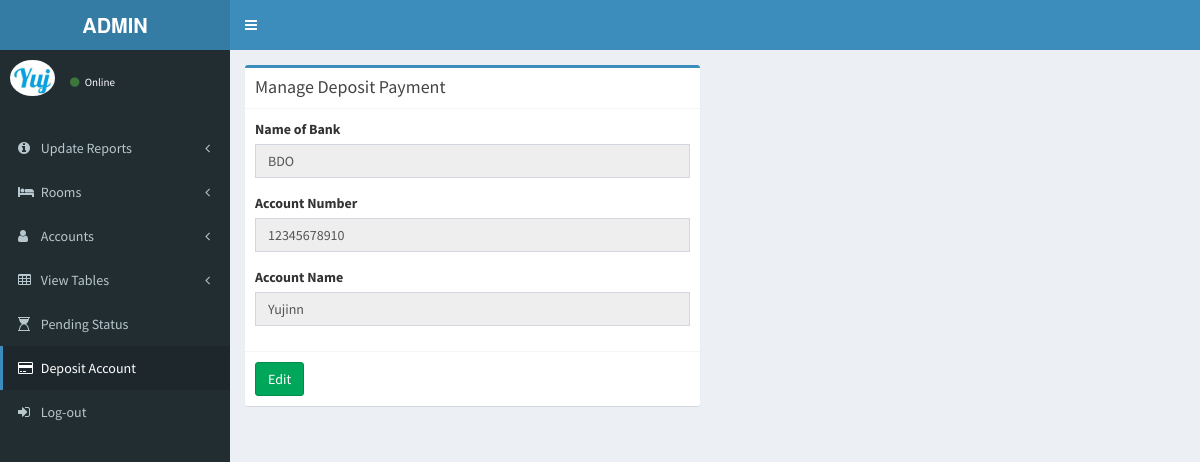
The page /Admin/depositaccount.php on the database its author committed.
### tables this page shows
CREATE TABLE `tbl_deposit_account` (
  `deposit_id` int(11) NOT NULL,
  `bankname` varchar(255) NOT NULL,
  `accountnumber` varchar(255) NOT NULL,
  `accountname` varchar(255) NOT NULL
);

### Admin/depositaccount.php (the view, shortened to what this page needs)
<!DOCTYPE html>
<html>
<head>
  <link rel="stylesheet" href="bootstrap/css/bootstrap.min.css">
  <link rel="stylesheet" href="https://maxcdn.bootstrapcdn.com/font-awesome/4.4.0/css/font-awesome.min.css">
  <link rel="stylesheet" href="https://code.ionicframework.com/ionicons/2.0.1/css/ionicons.min.css">
  <link rel="stylesheet" href="dist/css/AdminLTE.min.css">
  <link rel="stylesheet" href="dist/css/skins/_all-skins.min.css">
  <link rel="stylesheet" href="plugins/iCheck/flat/blue.css">
  <link rel="stylesheet" href="plugins/morris/morris.css">
  <link rel="stylesheet" href="plugins/jvectormap/jquery-jvectormap-1.2.2.css">
  <link rel="stylesheet" href="plugins/datepicker/datepicker3.css">
  <link rel="stylesheet" href="plugins/daterangepicker/daterangepicker-bs3.css">
  <link rel="stylesheet" href="plugins/bootstrap-wysihtml5/bootstrap3-wysihtml5.min.css">
</head>
<body class="hold-transition skin-blue sidebar-mini">
<div class="wrapper">
  <header class="main-header">
     <a href="dailysale.php" class="logo">
      <span class="logo-lg"><b>ADMIN</b></span>
    </a>
    <nav class="navbar navbar-static-top" role="navigation">
      <a href="#" class="sidebar-toggle" data-toggle="offcanvas" role="button">
      </a>
    </nav>
  </header>
  <aside class="main-sidebar">
    <section class="sidebar">
      <div class="user-panel">
         <div class="pull-left image">
          <img src="dist/img/user2-160x160.jpg" class="img-circle" alt="User Image">
        </div>
        <div class="pull-left info">
		   <a href="#"><i class="fa fa-circle text-success"></i> Online</a>
        </div>
      </div>
  <ul class="sidebar-menu">
       <br>
	  <li class="treeview">
          <a href=""><i class="fa fa-info-circle"></i> <span>Update Reports</span><i class="fa fa-angle-left pull-right"></i></a>
        </li>
		<li class="treeview">
          <a href=""><i class="fa fa-bed"></i> <span>Rooms</span><i class="fa fa-angle-left pull-right"></i></a>
        </li>
		<li class="treeview">
          <a href=""><i class="fa fa-user"></i> <span>Accounts</span><i class="fa fa-angle-left pull-right"></i></a>
        </li>
		<li class="treeview">
          <a href=""><i class="fa fa-table"></i> <span>View Tables</span><i class="fa fa-angle-left pull-right"></i></a>
        </li>
<li><a href="pendingreservation.php"><i class="fa fa-hourglass-1"></i> <span>Pending Status</span></a></li>
		<li class="active"><a href="depositaccount.php"><i class="fa fa-credit-card"></i> <span>Deposit Account</span></a></li>
        <li><a href="logout.php"><i class="fa fa-sign-in"></i> <span>Log-out</span></a></li>
  </ul>
    </section>
  </aside>
    <div class="content-wrapper">
	 <section class="content">
          <div class="row">
            <div class="col-md-6">
               <div class="box box-primary">
            <div class="box-header with-border">
              <h3 class="box-title">Manage Deposit Payment</h3>
            </div>
                      <div class="box-body">
                     <div class="form-group">
                       <label for="">Name of Bank</label>
						<?php
							$result = mysql_query("SELECT * FROM `tbl_deposit_account` ORDER BY `deposit_id` DESC LIMIT 1");
							while($rs = mysql_fetch_array($result))
							{
							echo '<input type="text" class="form-control" name="bankname" value="'.$rs['bankname'].'" id="bankname" readonly>';
							echo '</div>';
							echo '<div class="form-group">';
							echo '<label for="">Account Number</label>';
							echo '<input type="number" class="form-control" name="accountnumber" value="'.$rs['accountnumber'].'" id="accountnumber" readonly>';
							echo '</div>';
							echo '<div class="form-group">';
							echo '<label for="">Account Name</label>';
							echo '<input type="text" class="form-control" name="accountname" value="'.$rs['accountname'].'" id="accountname" readonly>';
							echo '</div>';
							}
						 ?>
                   </div>
                   <div class="box-footer">
                   <button type='button' class='btn btn-success btn-sl' data-toggle='modal' data-target='#myModal'>Edit</button>
                   </div>
          </div>
     </div>
	 </div>
	 </section>
	 </div>
</body>
</html>

### rows shown on the page
tbl_deposit_account: bankname "BDO", accountnumber "12345678910", accountname "Yujinn"
